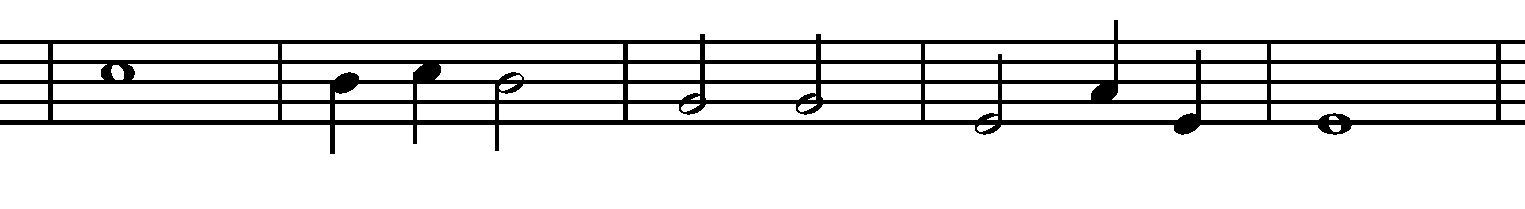
#> input picture test.png, 1525 x 209 px, found by its file name; the run also reads 1 picture not shown here
$ jupyter execute --allow-errors note-play.ipynb   (shell and % lines are left out)   (Python 2 division)
#> lines starting #> are read from the running program, lines starting #| are printed output that depends on the picture; after the words box and inside, x2 and y2 are one past the last pixel; in counts of white or black regions, pixels touching at a corner belong together; long printed decimals are rounded
[cell 1]
__author__ = 'Nikola Djuza RA6-2012'

import numpy as np
import collections
import sys
import cv2
import scipy as sc
import matplotlib.pyplot as plt
import midiutil

# pylab.rcParams['figure.figsize'] = 16, 12

from sklearn.cluster import KMeans
from midiutil.MidiFile import MIDIFile

[cell 2]
def display_image(image, color = False):
    if color:
        plt.imshow(image)
    else:
        plt.imshow(image, 'gray')

def load_and_prepare_image(image_path):
    image = cv2.imread(image_path)
    ret, image_bin = cv2.threshold(image, 200, 255, cv2.THRESH_BINARY)

    return image_bin

[cell 3]
def create_fiveline(image):
    edges = cv2.Canny(image, 50, 150, apertureSize=3)

    ys = list()
    minLineLength = 1
    maxLineGap = 10

    lines = cv2.HoughLinesP(edges, 1, np.pi / 180, 70, minLineLength, maxLineGap)

    for line in lines:
        for x1, y1, x2, y2 in line:
            cv2.line(image, (x1,y1), (x2,y2), (0, 255, 0), 2)
            if (abs(y1 - y2 < 4)):
                innerlist = list()
                innerlist.append((y1 + y2) / 2)
                ys.append(innerlist)

    cv2.imwrite('images/houghlines.jpg', image)
    display_image(image)

    kmeans = KMeans(init='k-means++', n_clusters=5, n_init=10)
    kmeans.fit(np.asarray(ys))

    fiveline = list()
    for innerlist in kmeans.cluster_centers_:
        fiveline.append(innerlist[0])

    fiveline.sort()
    print "K-MEANS centers"
    print fiveline
    return fiveline

[cell 4]
def create_checks(fiveline):
    checks = list()
    dist = abs(fiveline[1] - fiveline[0])

    for line in fiveline:
        checks.append(int(line - (dist / 4)))
        checks.append(int(line + (dist / 4)))

    checks.sort()
    checks.reverse()
    return checks

[cell 5]
def create_bars_coordinates(img, fiveline, checks):
    barsBegins = list();
    barsEnds = list();
    bars = list()

    height, width = img.shape[:2]

    barsFlag = False
    leftCounter = 0
    rightCounter = 0
    for x in range(width):
        gen = (i for i in range(int(fiveline[0] + 2), int(fiveline[4])) if img[i, x][0] == 0)

        c = 0
        for i in gen:
            c += 1

        if barsFlag is False and c == abs(int(fiveline[0] + 2) - int(fiveline[4])):

            for l in range(x - 5, x - 2):
                for y in checks:
                    if img[y, l][0] == 0:
                        # gray[y, x] = [255, 0, 0]
                        leftCounter += 1

            barsBegins.append(x)
            barsFlag = True

        if barsFlag is True and not (c == abs(int(fiveline[0] + 2) - int(fiveline[4]))):

            for r in range(x + 2, x + 5):
                for y in checks:
                    if img[y, r][0] == 0:
                        # gray[y, x] = [255, 0, 0]
                        rightCounter += 1
            barsEnds.append(x)
            barsFlag = False

            if leftCounter > 0 or rightCounter > 0:
                # barsEnds.
                barsEnds.pop(len(barsEnds) - 1)
                barsBegins.pop(len(barsBegins) - 1)
            leftCounter = 0
            rightCounter = 0

    print
    print barsBegins
    print barsEnds
    print

    return barsBegins, barsEnds

[cell 6]
def find_all_notes(noteValues, img, checks, barsBegins, barsEnds):
    iTunes = list()
    for bar in range(len(barsBegins) - 1):
        barLength = abs(barsEnds[bar] - barsBegins[bar + 1]) - 2
        pointsX = list()
        pointsY = list()
        for x in range(barsEnds[bar] + 1, barsBegins[bar + 1] - 1):
            for y in checks:
                if img[y, x][0] == 0:
                    # gray[y, x] = [255, 0, 0]
                    innerlistX = list()
                    innerlistX.append(x)
                    innerlistY = list()
                    innerlistY.append(y)
                    pointsX.append(innerlistX)
                    pointsY.append(innerlistY)

        kmeans2 = KMeans(init='k-means++', n_clusters=4, n_init=10)
        kmeans2.fit(np.asarray(pointsX), np.asarray(pointsY))

        notes = list()
        kmeans2.cluster_centers_.sort(axis=0)
        if abs(kmeans2.cluster_centers_[3, 0] - kmeans2.cluster_centers_[0, 0]) < 2:
            continue

        # print kmeans2.cluster_centers_
        notes.append(kmeans2.cluster_centers_[0, 0])

        for cc in range(1, kmeans2.cluster_centers_.shape[0]):
            if abs(kmeans2.cluster_centers_[cc, 0] - notes[len(notes) - 1]) > (
                        abs(barsEnds[bar] - barsBegins[bar + 1]) - 2) / 6:
                notes.append(kmeans2.cluster_centers_[cc, 0])
            else:
                notes[len(notes) - 1] = (notes[len(notes) - 1] + kmeans2.cluster_centers_[cc, 0]) / 2

        print notes

        notePointsList = list()
        for note in notes:
            notePoints = 0
            for x in range(int(note - barLength / 14), int(note + barLength / 14)):
                for y in checks:
                    if img[y, x][0] == 0:
                        # gray[y, x] = [255, 0, 0]
                        notePoints += 1

            print notePoints
            notePointsList.append(notePoints)

        for note in notes:
            noteLength = 0
            if len(notes) == 1:
                noteLength = 4
            elif len(notes) == 2:
                noteLength = 2;
            elif len(notes) == 3:
                if notes.index(note) == notePointsList.index(min(notePointsList)):
                    noteLength = 2
                else:
                    noteLength = 1
            elif len(notes) == 4:
                noteLength = 1

            noteHeight = 0
            for l in range(int(note - 20), int(note + 20)):
                ntCounter = 0
                for y in checks:
                    if img[y, l][0] == 0:
                        ntCounter += 1
                if ntCounter == 2:
                    for y in checks:
                        if img[y, l][0] == 0:
                            noteHeight = noteValues[checks.index(y)]
                            break;

                    break

            iTunes.append((noteLength, noteHeight))

        print
    print iTunes
    return iTunes

[cell 7]
def export_tunes_to_MIDI_file(iTunes, outputPath):
    MyMIDI = MIDIFile(1)

    track = 0
    time = 0

    MyMIDI.addTrackName(track, time, "Sample Track")
    MyMIDI.addTempo(track, time, 240)

    track = 0
    channel = 0
    pitch = 60
    time = 0
    duration = 1
    volume = 100

    time = 0
    for noteLength, noteHeight in iTunes:
        MyMIDI.addNote(track, channel, noteHeight, time, noteLength, volume)
        time += duration * noteLength

    binfile = open(outputPath, 'wb')
    MyMIDI.writeFile(binfile)
    binfile.close()

[cell 8]
def create_MIDI_file_from_img(img_path, note_values):
    full_img_path = 'images/' + img_path + '.png'
    img = load_and_prepare_image(full_img_path)

    height, width = img.shape[:2]

    fiveline = create_fiveline(img)

    checks = create_checks(fiveline)

    barsBegins, barsEnds = create_bars_coordinates(img, fiveline, checks)

    iTunes = find_all_notes(note_values, img, checks, barsBegins, barsEnds)

    export_tunes_to_MIDI_file(iTunes, 'images/' + img_path + ".mid")

[cell 9]
note_values = (52, 53, 55, 57, 59, 60, 62, 64, 65, 67, 69, 71, 72, 74, 76, 77, 79, 81, 83)

create_MIDI_file_from_img('test', note_values)
#> in load_and_prepare_image, image is the input picture: shape (209, 1525, 3); 87.9% white; 1 black region, box (x1, y1, x2, y2) and area: (0, 20, 1525, 154) 38502
#> in create_fiveline, `edges = cv2.Canny(image, 50, 150, apertureSize=3)`:
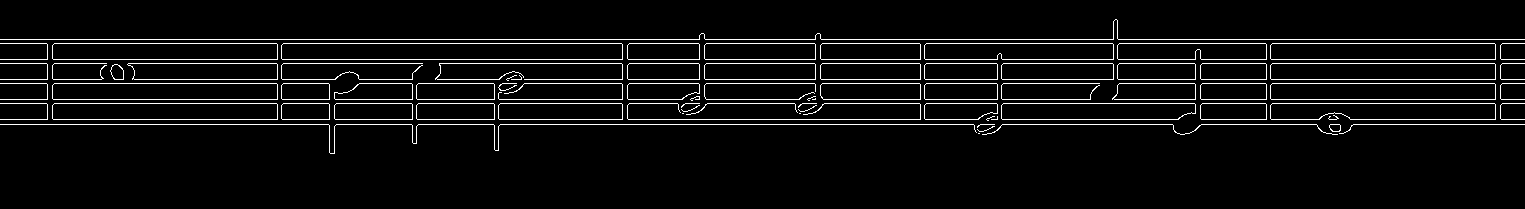
#> edges: shape (209, 1525); 5.2% white in thin lines or dots, all inside (x1, y1, x2, y2) = (0, 19, 1525, 154)
#> in create_fiveline, `lines = cv2.HoughLinesP(edges, 1, np.pi / 180, 70, minLineLength, maxL..`: lines = 189 rows, first 6: [1201, 124, 1316, 124], [1271, 79, 1495, 79], [1272, 63, 1494, 63], [53, 59, 277, 59], [706, 43, 814, 43], [418, 103, 493, 103]
#> the loop in create_fiveline, `for line in lines:` made 189 passes
#> after the loop in create_fiveline, `for line in lines:`:
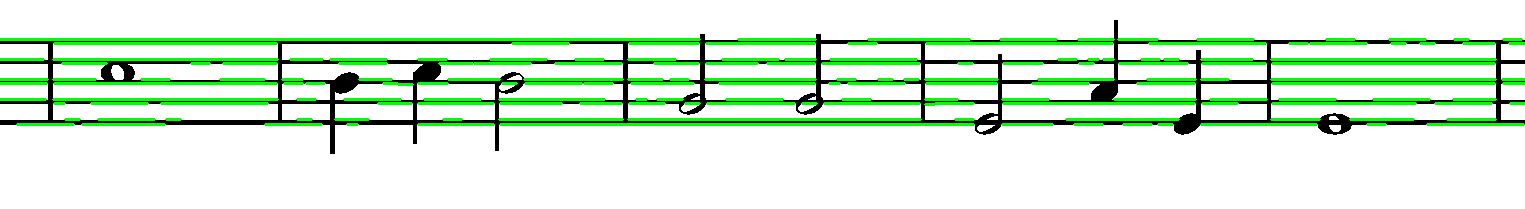
#> image: shape (209, 1525, 3); 9.95% of pixels changed, all inside (x1, y1, x2, y2) = (0, 38, 1525, 126)
#> after the loop in create_fiveline, `for line in lines:`: ys = 189 items, first 6: [124], [79], [63], [59], [43], [103]
#> in create_MIDI_file_from_img, `fiveline = create_fiveline(img)`: fiveline = [41.07, 60.95, 80.87, 101.3, 121.5]
#> in create_checks, `dist = abs(fiveline[1] - fiveline[0])`: dist = 19.88
#> the loop in create_checks, `for line in fiveline:` made 5 passes
#> line on passes 1 to 5: 41.07, 60.95, 80.87, 101.3, 121.5
#> after the loop in create_checks, `for line in fiveline:`: checks = [36, 46, 55, 65, 75, 85, 96, 106, 116, 126]
#> in create_MIDI_file_from_img, `checks = create_checks(fiveline)`: checks = [126, 116, 106, 96, 85, 75, 65, 55, 46, 36]
#> after the loop in create_bars_coordinates, `for x in range(width):`: barsBegins = [48, 278, 623, 921, 1267, 1496]; barsEnds = [53, 282, 628, 925, 1271, 1501]; barsFlag = False; leftCounter = 0
#| [48, 278, 623, 921, 1267, 1496]
#| [53, 282, 628, 925, 1271, 1501]
#> in create_MIDI_file_from_img, `barsBegins, barsEnds = create_bars_coordinates(img, fiveline, checks)`: barsBegins = [48, 278, 623, 921, 1267, 1496]; barsEnds = [53, 282, 628, 925, 1271, 1501]
#> the loop in find_all_notes, `for bar in range(len(barsBegins) - 1):` made 5 passes
#> barLength on passes 1 to 5: 223, 339, 291, 340, 223
#> (printed output is left out)
#> after the loop in find_all_notes, `for bar in range(len(barsBegins) - 1):`: iTunes = [(4, 60), (1, 59), (1, 60), (2, 59), (2, 55), (2, 55), (2, 52), (1, 57), (1, 52), (4, 52)]
#| [(4, 60), (1, 59), (1, 60), (2, 59), (2, 55), (2, 55), (2, 52), (1, 57), (1, 52), (4, 52)]
#> (the call stopped at in export_tunes_to_MIDI_file, `MyMIDI = MIDIFile(1)`: midiutil is not available in this run)
create_MIDI_file_from_img('notes', note_values)
#> the loop in create_fiveline (call 2), `for line in lines:` made 189 passes
#> the loop in create_fiveline (call 2), `for innerlist in kmeans.cluster_centers_:` made 5 passes
#| [41.069, 60.951, 80.872, 101.286, 121.5]
#> the loop in create_checks (call 2), `for line in fiveline:` made 5 passes
#| [48, 278, 623, 921, 1267, 1496]
#| [53, 282, 628, 925, 1271, 1501]
#> the loop in find_all_notes (call 2), `for bar in range(len(barsBegins) - 1):` made 5 passes
#> (printed output is left out)
#| [(4, 60), (1, 59), (1, 60), (2, 59), (2, 55), (2, 55), (2, 52), (1, 57), (1, 52), (4, 52)]
#> (the call stopped at in export_tunes_to_MIDI_file, `MyMIDI = MIDIFile(1)`: midiutil is not available in this run)
create_MIDI_file_from_img('bibermore_notes', note_values)
#> call 3 of load_and_prepare_image, with image_path = 'images/bibermore_notes.png'
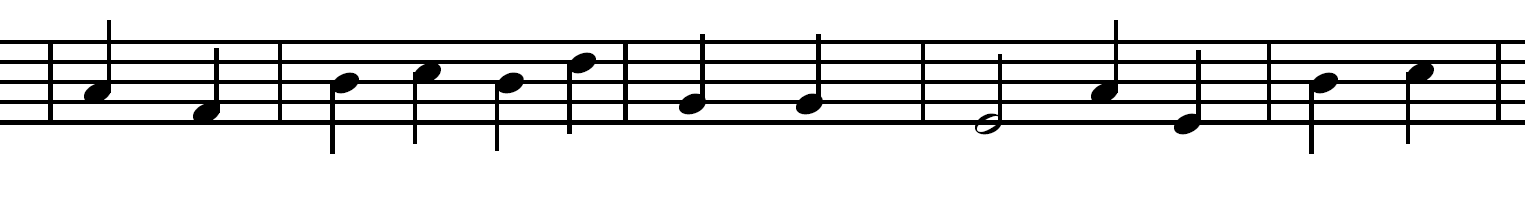
#> input picture images/bibermore_notes.png, 1525 x 210 px
#> in load_and_prepare_image, image is the input picture: shape (210, 1525, 3); min 0, max 255, mean 222.3
#> in load_and_prepare_image (call 3), `ret, image_bin = cv2.threshold(image, 200, 255, cv2.THRESH_BINARY)`: image_bin: shape (210, 1525, 3); 87.1% white; 1 black region, box (x1, y1, x2, y2) and area: (0, 20, 1525, 154) 41183
#> in create_fiveline (call 3), `edges = cv2.Canny(image, 50, 150, apertureSize=3)`:
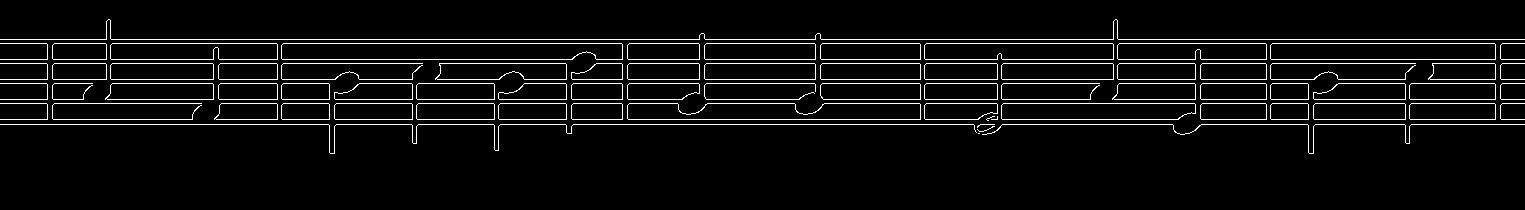
#> edges: shape (210, 1525); 5.2% white in thin lines or dots, all inside (x1, y1, x2, y2) = (0, 19, 1525, 154)
#> in create_fiveline (call 3), `lines = cv2.HoughLinesP(edges, 1, np.pi / 180, 70, minLineLength, maxL..`: lines = 207 rows, first 6: [0, 43, 46, 43], [111, 79, 213, 79], [1271, 59, 1495, 59], [111, 39, 699, 39], [1003, 103, 1194, 103], [596, 63, 621, 63]
#> the loop in create_fiveline (call 3), `for line in lines:` made 207 passes
#> after the loop in create_fiveline (call 3), `for line in lines:`:
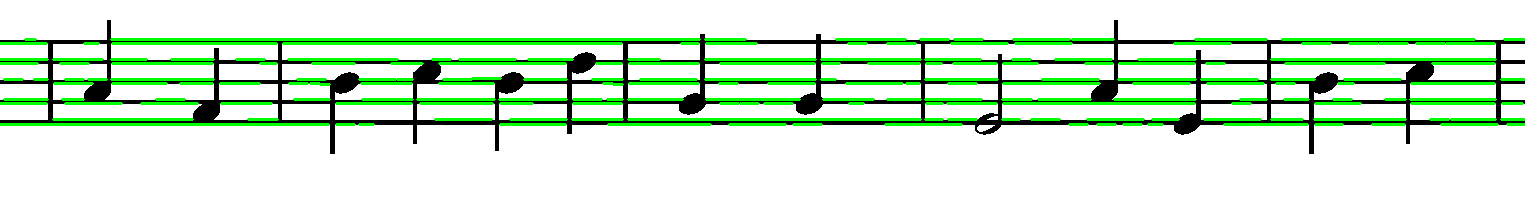
#> image: shape (210, 1525, 3); mean B, G, R 209.8, 234.4, 209.8
#> after the loop in create_fiveline (call 3), `for line in lines:`: ys = 207 items, first 6: [43], [79], [59], [39], [103], [63]
#> the loop in create_fiveline (call 3), `for innerlist in kmeans.cluster_centers_:` made 5 passes
#> innerlist on passes 1 to 5: [121.5], [61.14], [100.8], [80.98], [40.88]
#> after the loop in create_fiveline (call 3), `for innerlist in kmeans.cluster_centers_:`: fiveline = [121.5, 61.14, 100.8, 80.98, 40.88]
#| [40.882, 61.140, 80.977, 100.826, 121.500]
#| [48, 278, 623, 921, 1267, 1496]
#| [53, 282, 628, 925, 1271, 1501]
#| [(2, 57), (2, 53), (1, 59), (1, 60), (1, 59), (1, 62), (2, 55), (2, 55), (2, 52), (1, 57), (1, 52), (2, 59), (2, 60)]
#> (the call stopped at in export_tunes_to_MIDI_file, `MyMIDI = MIDIFile(1)`: midiutil is not available in this run)
create_MIDI_file_from_img('brankamore_notes', note_values)
#> call 4 of load_and_prepare_image, with image_path = 'images/brankamore_notes.png'
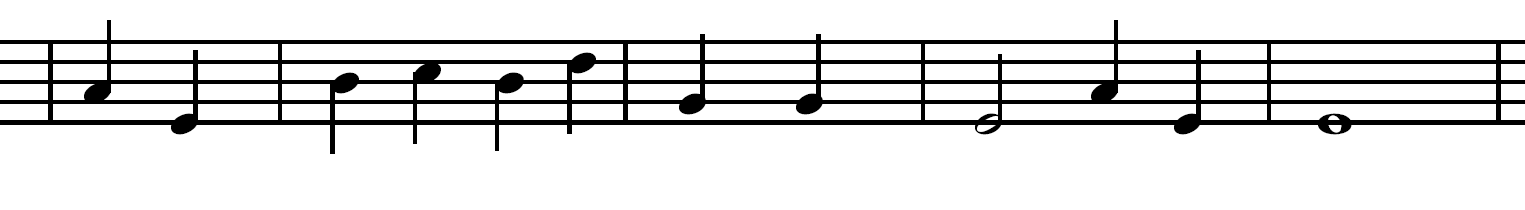
#> input picture images/brankamore_notes.png, 1525 x 210 px
#> in load_and_prepare_image, image is the input picture: shape (210, 1525, 3); min 0, max 255, mean 223.1
#> in load_and_prepare_image (call 4), `ret, image_bin = cv2.threshold(image, 200, 255, cv2.THRESH_BINARY)`: image_bin: shape (210, 1525, 3); 87.4% white; 1 black region, box (x1, y1, x2, y2) and area: (0, 20, 1525, 154) 40277
#> in create_fiveline (call 4), `edges = cv2.Canny(image, 50, 150, apertureSize=3)`:
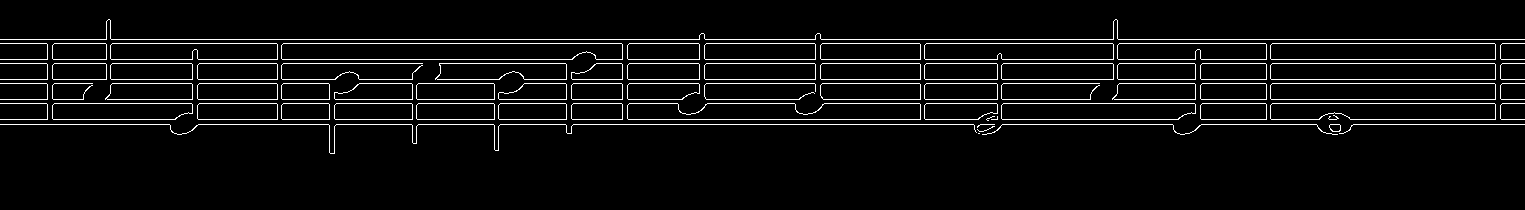
#> edges: shape (210, 1525); 5.2% white in thin lines or dots, all inside (x1, y1, x2, y2) = (0, 19, 1525, 154)
#> in create_fiveline (call 4), `lines = cv2.HoughLinesP(edges, 1, np.pi / 180, 70, minLineLength, maxL..`: lines = 183 rows, first 6: [628, 119, 920, 119], [282, 59, 572, 59], [823, 99, 920, 99], [1272, 43, 1494, 43], [1272, 103, 1494, 103], [1118, 39, 1524, 39]
#> the loop in create_fiveline (call 4), `for line in lines:` made 183 passes
#> after the loop in create_fiveline (call 4), `for line in lines:`:
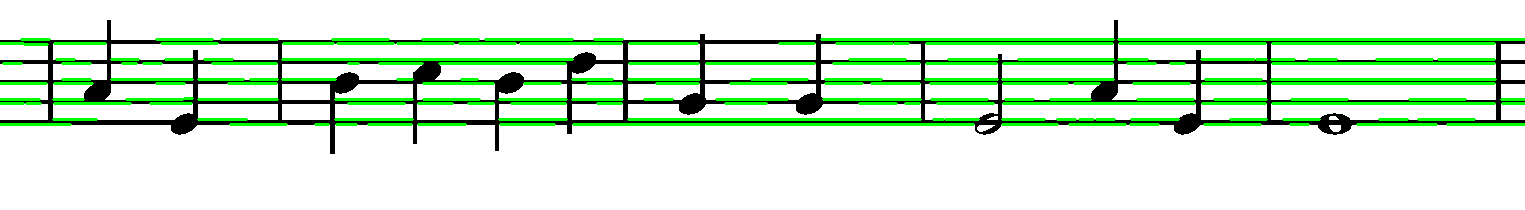
#> image: shape (210, 1525, 3); mean B, G, R 210.9, 235.4, 210.9
#> after the loop in create_fiveline (call 4), `for line in lines:`: ys = 183 items, first 6: [119], [59], [99], [43], [103], [39]
#> the loop in create_fiveline (call 4), `for innerlist in kmeans.cluster_centers_:` made 5 passes
#> innerlist on passes 1 to 5: [41.62], [81.3], [100.9], [61.11], [121.6]
#> after the loop in create_fiveline (call 4), `for innerlist in kmeans.cluster_centers_:`: fiveline = [41.62, 81.3, 100.9, 61.11, 121.6]
#| [41.621, 61.111, 81.3, 100.930, 121.571]
#| [48, 278, 623, 921, 1267, 1496]
#| [53, 282, 628, 925, 1271, 1501]
#| [(2, 57), (2, 52), (1, 59), (1, 60), (1, 59), (1, 62), (2, 55), (2, 55), (2, 52), (1, 57), (1, 52), (4, 52)]
#> (the call stopped at in export_tunes_to_MIDI_file, `MyMIDI = MIDIFile(1)`: midiutil is not available in this run)
